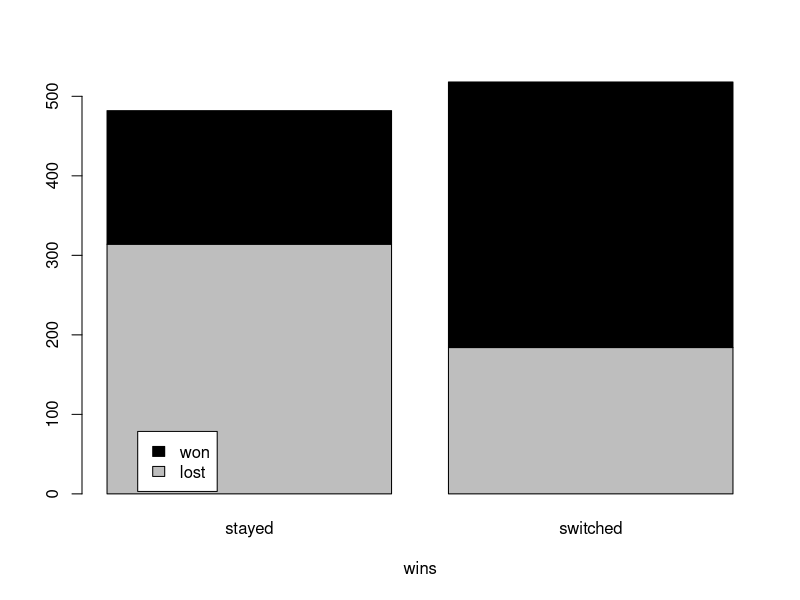

The R source for this figure:
MontyHall3 <- read.table("output_data.txt", header = TRUE, sep = "\t");

t <- table(MontyHall3$outcome, MontyHall3$action)
png("barplot2_output.png", width = 800, height = 600, res = 100);

barplot(t,
        xlab="wins", col=c("grey","black"),legend.text = TRUE, 
        args.legend = list(x = "topright",
                           inset = c(0.8, 0.84)))
dev.off()
